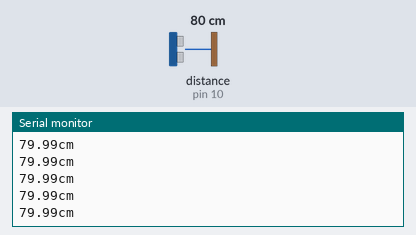
Bench run of a sketch on a simulated Arduino Uno, built with avr-gcc and run on an emulated ATmega328P. Shown: the last lines printed to the serial monitor. The inputs (shaded band) are chosen by the test bench; at power-on: distance to the obstacle (sensor on pin 10) 80 cm. The echo pulse lasts 58.3 µs per cm.

Above: at 1.2 s.
1.3 s: distance to the obstacle (sensor on pin 10) set to 120 cm
At 1.49 s:
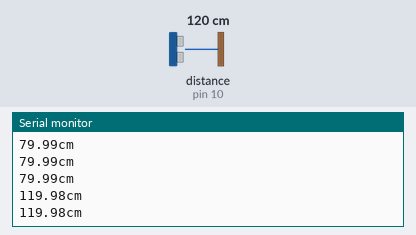
4.3 s: distance to the obstacle (sensor on pin 10) set to 2 cm
At 4.3 s:
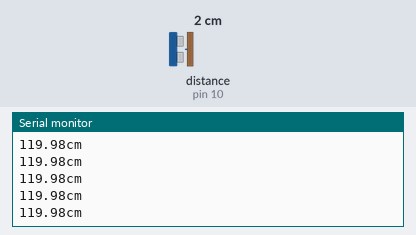
Timing chart, 0 to 7.3 s (numbered marks = the images above; inputs shaded):
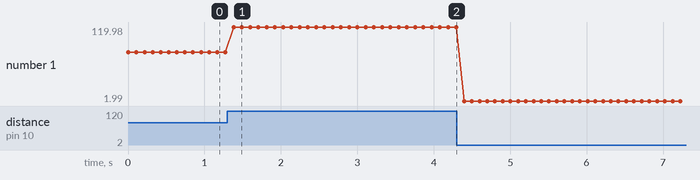

The sketch:

________.ino
```cpp
#define TRG 11 //11ピンをtrig
#define ECH 10 //10ピンをechoに設定
#define HIGHTIME 10 //trigピンがHIGH⇒OFFになるまでの時間,10µs
void setup() {
Serial.begin(9600); //シリアルモニタを起動するためのコード
pinMode(TRG, OUTPUT); //trigピンを超音波の出力
pinMode(ECH, INPUT); //echoピンを超音波の入力
}

void loop() {
int diff; //変数diffを整数型で宣言
float dis; //変数disを小数型で宣言
digitalWrite(TRG, HIGH);   //TRGをHIGH
delayMicroseconds(HIGHTIME); //10µsそのまま
digitalWrite(TRG, LOW); //TRGをOFF
diff = pulseIn(ECH, HIGH); //ECHに入力される超音波を検知
dis = (float)diff * 0.01715; //室温２０[℃]、音速を３４３[m/s]とした時の距離算出式
Serial.print(dis);
Serial.println("cm");
delay(100);
}
```

Measured:
- after the input at 1.3 s, the serial monitor: prints a new line after 0.08 s (image 1)
- plotted number 1: 79.99 → 119.98 after the input at 1.3 s, 119.98 → 1.99 after the input at 4.3 s
